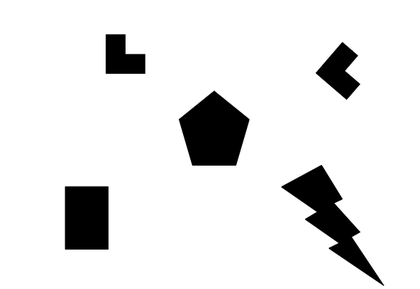
%> input picture problem2/prob2.tiff, 420 x 289 px, shrunk from 585 x 403 before the run
$ octave problem2.m   (GNU Octave 9; MATLAB toolbox functions it lacks are replaced by stand-ins)
%> lines starting %> are read from the running program, lines starting %| are printed output that depends on the picture
image=imread('prob2.tiff');
image=double(rgb2gray(image(:,:,1:3)));
%> image: size 289x420 double
C = corner(image);
%> C = 32 rows, first 12: [307 220; 331 249; 283 188; 337 243; 315 212; 336 204; 360 232; 360 85; 342 199; 343 44; 347 99; 354 238]


im_double = im2double(image);
mask1 = [-1 0 1];
mask2 = [-1; 0; 1];

Ix = filter2(mask1, im_double);
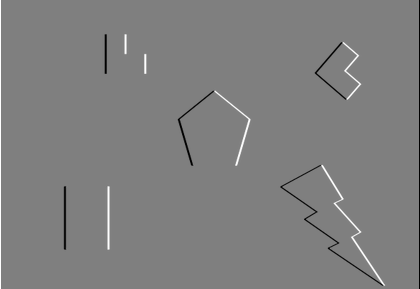
%> Ix: size 289x420 double; min -255, max 255, mean 0; drawn with min black and max white
Iy = filter2(mask2, im_double);
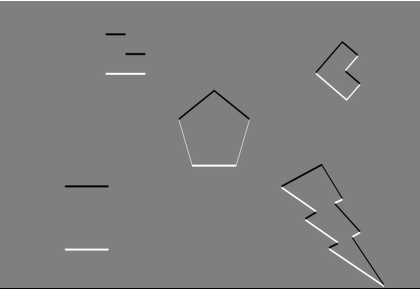
%> Iy: size 289x420 double; min -255, max 255, mean 0; mean of the top-left, top-right, bottom-left and bottom-right quarters 1.4, 1.2, -1.4, -1.2; drawn with min black and max white

%theta = atan2(Iy, Ix);


[row, col] = size(image);
%> row = 289; col = 420
[leng, a] = size(C);
%> leng = 32; a = 2

bin_all = [];


for i=1:1:leng
	c = C(i, 1);
	r = C(i, 2);

	r_from = max(1, r-2);
	r_to = min(row, r+2);
	c_from = max(1, c-2);
	c_to = min(col, c+2);

    bin = double(zeros(10,1));

    for x=r_from:1:r_to
        for y=c_from:1:c_to
            radian = atan2(Iy(x,y), Ix(x,y));
            theta = double(0);
            if (radian >= 0)
                theta = radian*360/(2*pi);
            else
                theta = (2*pi+radian)*360/(2*pi);
            end

        	mag = sqrt(Ix(x,y)^2+Iy(x,y)^2);
        	%[radian theta]

            idx = int8(round(theta/36.0));
            if (idx== 0)
                idx = int8(1);
            end

            bin(idx) = bin(idx) + mag;
        end
    end
    bin_all = [bin_all bin];
end
%> this loop made 32 passes
%> (c, r, r_from, r_to, c_from, c_to) on passes 2 to 13: (331, 249, 247, 251, 329, 333), (283, 188, 186, 190, 281, 285), (337, 243, 241, 245, 335, 339), (315, 212, 210, 214, 313, 317), (336, 204, 202, 206, 334, 338), (360, 232, 230, 234, 358, 362), (360, 85, 83, 87, 358, 362), (342, 199, 197, 201, 340, 344), (343, 44, 42, 46, 341, 345), (347, 99, 97, 101, 345, 349), (354, 238, 236, 240, 352, 356), (317, 73, 71, 75, 315, 319)
%> (c, r, r_from, r_to, c_from, c_to, bin_all) on pass 1: (307, 220, 218, 222, 305, 309, [3; 45.1; 703.6; 959.5; 589.9; 647; 984.7; 11.4; 0; 0])
%> after the loop, bin = [199.6; 212.3; 903.2; 348.1; 0; 0; 0; 3; 1409.5; 218.6]

transpose(bin_all)

% [16 lines of commented-out code are left out]
